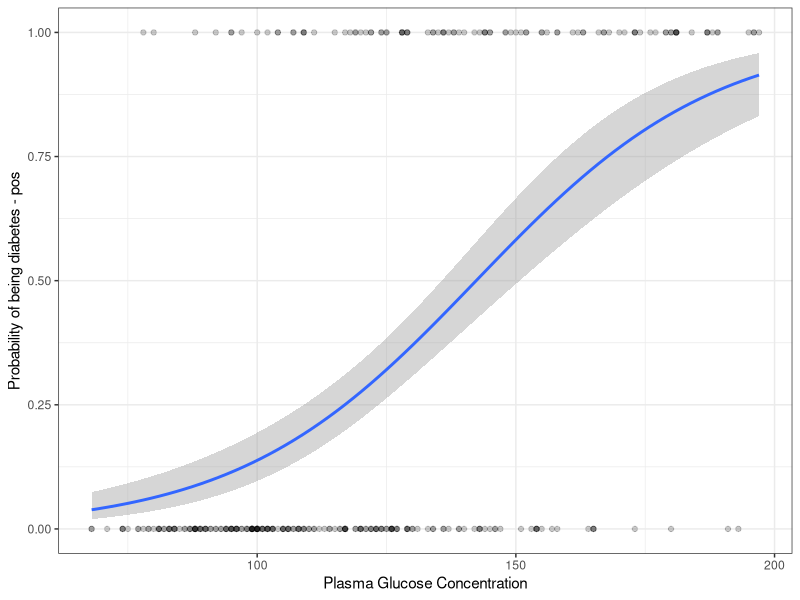

Write R code to recreate this figure.
# 20 feb

library(tidyverse)
library(caret)

# b0 and b1 - regression beta coefficients
# positive b1: increasing x associated with increasing p
# negative b1: increasing x associated with decreasing p

# odds: likelihood that an event will occur

theme_set(theme_bw())

# lr works for data w continuous/categorical expl. variables
# expl variables normally distributed?
# remove highly correlated predictors to minimize overfitting
# -> ask about foal/no foal& pzp - surely correlated...

data("PimaIndiansDiabetes2", package = "mlbench")
PimaIndiansDiabetes2<- na.omit(PimaIndiansDiabetes2)
sample_n(PimaIndiansDiabetes2, 3)
# split data into training and test set
set.seed(123)
training.samples <- PimaIndiansDiabetes2$diabetes %>% 
  createDataPartition(p = 0.8, list = FALSE)

train_data<- PimaIndiansDiabetes2[training.samples, ]
test.data <- PimaIndiansDiabetes2[ -training.samples, ]

#general lr??
model <- glm(diabetes ~., data = train_data, family = binomial)
summary(model)
probabilities <- model %>% predict(test.data, type = "response")
predicted.classes <- ifelse (probabilities >0.5, "pos", "neg")
mean(predicted.classes == test.data$diabetes)

# simple lr (?) - predict class membership based on 1 predictor variable
model <- glm( diabetes ~ glucose, data = train_data, family = binomial)
summary(model)$coef
# model predicts PROBABILITY of being diabetes positive based on
# plasma glucose concentration

newdata <- data.frame(glucose = c(20,180))
probabilities <- model %>%  predict(newdata, type = "response")
predicted.classes <- ifelse(probabilities > 0.5, "pos", "neg")
predicted.classes
# i dont get this boo

train_data %>% 
  mutate(prob = ifelse(diabetes == "pos", 1,0)) %>% 
  ggplot(aes(glucose, prob))+
  geom_point(alpha = 0.2)+
  geom_smooth(method = "glm", method.args = list(family = "binomial"))+
  labs (
  #  title = "Logistic Regression Model", 
    x = "Plasma Glucose Concentration",
    y = "Probability of being diabetes - pos")
 
# multiple logistic regression
model <- glm(diabetes ~ glucose + mass + pregnant,
             data = train_data, family = binomial)
summary(model)$coef
# what do the coefficients mean? does estimate show the direction
# of the relationship, ie whether the var increases or decreases
# probability of the response var?

model <- glm(diabetes ~., data = train_data, family = binomial) # to include all variables
summary(model)$coef
coef(model)

# odds ratio
# coef for glucose: 3.7
# 1 unit increase in glucose concentration will increase
# odds of being diabetes positive by exp(3.7) times

# selecting most significant predictors
model <- glm( diabetes ~ pregnant + glucose + pressure + mass + pedigree,
              data = train_data, family = binomial)
# make predictions using the test data to evaluate model performance
probabilities <- model %>% predict(test.data, type = "response")
head(probabilities)
# i am not sure what this is.
contrasts(test.data$diabetes)
predicted.classes <- ifelse(probabilities > 0.5, "pos", "neg")
head(predicted.classes)
# i dont get it

# assessing model accuracy
# proportion of correctly ? classed observations
mean(predicted.classes == test.data$diabetes)
